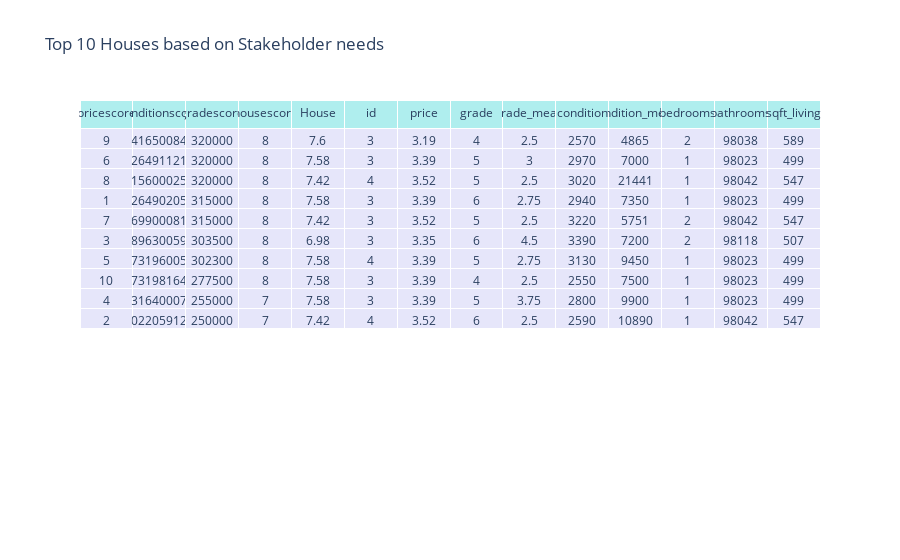

This figure's notebook cell:
### Code cell
fig = go.Figure(data=[go.Table(
    header=dict(values=list(top10.columns[0:14]),
                fill_color='paleturquoise',
                align='center'),
    cells=dict(values=[top10.House, top10.id, top10.price, top10.grade, 
                       top10.grade_mean, top10.condition, top10.condition_mean,
                      top10.bedrooms, top10.bathrooms, top10.sqft_living, 
                       top10.sqft_lot, top10.floors, top10.zipcode, top10.zip_counter,],
               fill_color='lavender',
               align='center'))
])
fig.update_layout(title='Top 10 Houses based on Stakeholder needs')
fig.show()

### Figure 1 — Plotly figure (JSON) as saved in the notebook; plotly's stock layout.template omitted (floating-point values rounded to 4 significant figures; data arrays with more than 128 entries replaced by an {"elided": "..."} marker saying what was removed)
{"data": [{"cells": {"align": "center", "fill": {"color": "lavender"}, "values": {"elided": "14x10 float values"}}, "header": {"align": "center", "fill": {"color": "paleturquoise"}, "values": ["pricescore", "conditionscore", "gradescore", "housescore", "House", "id", "price", "grade", "grade_mean", "condition", "condition_mean", "bedrooms", "bathrooms", "sqft_living"]}, "type": "table"}], "layout": {"autosize": true, "title": {"text": "Top 10 Houses based on Stakeholder needs"}}}
